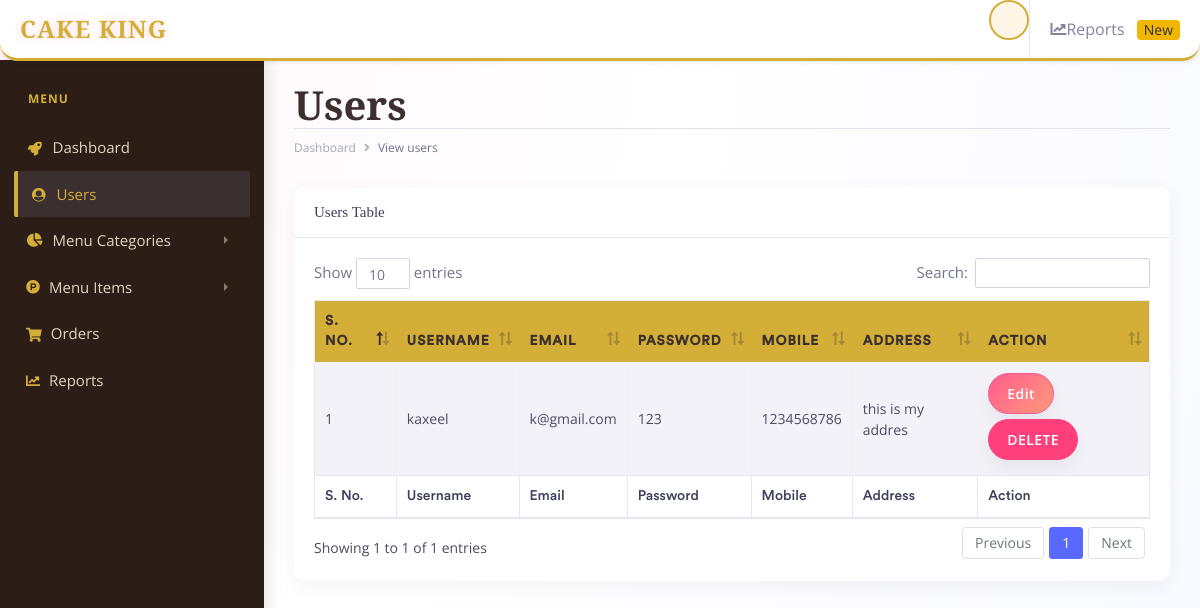
The page /onlinecakeshop/admin/view_users.php (signed in) on the database its author committed.
### tables this page shows
CREATE TABLE `cake_shop_users_registrations` (
  `users_id` int(11) NOT NULL,
  `users_username` varchar(100) NOT NULL,
  `users_email` varchar(150) NOT NULL,
  `users_password` varchar(100) NOT NULL,
  `users_mobile` varchar(50) NOT NULL,
  `users_address` varchar(200) NOT NULL
);

### onlinecakeshop/admin/view_users.php (the view, shortened to what this page needs)
<?php
if (isset($_SESSION['user_admin_id']) && $_SESSION['user_admin_id'] != null) {
?>
<!doctype html>
<html lang="en">
<head>
    <link rel="stylesheet" href="../css/bootstrap.min.css">
    <link href="../fonts/circular-std/style.css" rel="stylesheet">
    <link rel="stylesheet" href="../css/style.css">
    <link rel="stylesheet" href="../fonts/fontawesome/css/fontawesome-all.css">
    <link rel="stylesheet" href="../css/dataTables.bootstrap4.css">
    <link rel="stylesheet" href="css/admin-custom.css?v=1775031340">
    <link href="https://unpkg.com/aos@2.3.1/dist/aos.css" rel="stylesheet">
</head>
<body>
    <div class="dashboard-main-wrapper">
       <div class="dashboard-header">
            <nav class="navbar navbar-expand-lg bg-white fixed-top shadow-sm navbar-elevated">
                <a class="navbar-brand" href="#">CAKE KING</a>
                <div class="collapse navbar-collapse" id="navbarSupportedContent">
                    <ul class="navbar-nav ml-auto navbar-right-top">
                        <li class="nav-item dropdown nav-user">
                            <a class="nav-link nav-user-img p-0" href="#" id="navbarDropdownMenuLink2" data-toggle="dropdown" aria-haspopup="true" aria-expanded="false"><div class="user-avatar-md rounded-circle d-flex align-items-center justify-content-center" style="width: 40px; height: 40px; background-color: #fdf5e6; color: #d4af37; border: 2px solid #d4af37; font-size: 1.2rem;"><i class="fas fa-user-shield"></i></div></a>
                        </li>
                    <li class="nav-item">
                                <a class="nav-link" href="reports.php"><i class="fas fa-chart-line"></i>Reports <span class="badge badge-warning ml-2">New</span></a>
                            </li>
                        </ul>
                    </div>
            </nav>
        </div>
      <div class="nav-left-sidebar sidebar-dark">
            <div class="menu-list">
                <nav class="navbar navbar-expand-lg navbar-light">
                    <div class="collapse navbar-collapse" id="navbarNav">
                        <ul class="navbar-nav flex-column">
                            <li class="nav-divider">
                                Menu
                            </li>
                            <li class="nav-item ">
                                <a class="nav-link" href="dashboard.php"><i class="fa fa-fw fa-rocket"></i>Dashboard</a>
                            </li>
                            <li class="nav-item">
                                <a class="nav-link active" href="view_users.php"><i class="fa fa-fw fa-user-circle"></i>Users</a>
                            </li>
                            <li class="nav-item">
                                <a class="nav-link" href="#" data-toggle="collapse" aria-expanded="false" data-target="#submenu-3" aria-controls="submenu-3"><i class="fas fa-fw fa-chart-pie"></i>Menu Categories</a>
                            </li>
                            <li class="nav-item ">
                                <a class="nav-link" href="#" data-toggle="collapse" aria-expanded="false" data-target="#submenu-4" aria-controls="submenu-4"><i class="fab fa-product-hunt"></i>Menu Items</a>
                            </li>
                            <li class="nav-item">
                                <a class="nav-link" href="view_orders.php"><i class="fas fa-shopping-cart
"></i>Orders</a>
                            </li>
                        <li class="nav-item">
                                <a class="nav-link" href="reports.php"><i class="fas fa-chart-line"></i>Reports <span class="badge badge-warning ml-2">New</span></a>
                            </li>
                        </ul>
                    </div>
                </nav>
            </div>
        </div>
        <div class="dashboard-wrapper">
            <div class="container-fluid dashboard-content">
                <div class="row">
                    <div class="col-xl-12 col-lg-12 col-md-12 col-sm-12 col-12">
                        <div class="page-header">
                            <h2 class="pageheader-title">Users</h2>
                            <div class="page-breadcrumb">
                                <nav aria-label="breadcrumb">
                                    <ol class="breadcrumb">
                                        <li class="breadcrumb-item"><a href="dashboard.php" class="breadcrumb-link">Dashboard</a></li>
                                        <li class="breadcrumb-item active" aria-current="page">View users</li>
                                    </ol>
                                </nav>
                            </div>
                        </div>
                    </div>
                </div>
                <div class="row">
                    <div class="col-xl-12 col-lg-12 col-md-12 col-sm-12 col-12">
                        <div class="card table-premium">
                            <h5 class="card-header">Users Table</h5>
                            <div class="card-body">
                                <div class="table-responsive">
                                    <table class="table table-striped table-bordered first">
                                        <thead>
                                            <tr>
                                                <th>S. No.</th>
                                                <th>Username</th>
                                                <th>Email</th>
                                                <th>Password</th>
                                                <th>Mobile</th>
                                                <th>Address</th>
                                                <th>Action</th>
                                            </tr>
                                        </thead>
                                        <tbody>
                                            <?php
                                            require_once('../config.php');
                                            $select = "SELECT * FROM cake_shop_users_registrations";
                                            $query = mysqli_query($conn, $select);
                                            $i = 1;
                                            while ($res = mysqli_fetch_assoc($query)) {
                                            ?>
                                            <tr>
                                                <td><?php echo $i++;?></td>
                                                <td><?php echo $res['users_username'];?></td>
                                                <td><?php echo $res['users_email'];?></td>
                                                <td><?php echo $res['users_password'];?></td>
                                                <td><?php echo $res['users_mobile'];?></td>
                                                <td><?php echo $res['users_address'];?></td>
                                                <td>
                                                    <button data-toggle="modal" data-target="#exampleModal" class="btn btn-space btn-primary" onclick="edit_users(<?php echo $res['users_id'];?>)">Edit</button>
                                                    <button onclick="delete_users(<?php echo $res['users_id'];?>)" class="btn btn-space btn-secondary">DELETE</button>
                                                </td>
                                            </tr>
                                            <?php } ?>
                                        </tbody>
                                        <tfoot>
                                            <tr>
                                                <th>S. No.</th>
                                                <th>Username</th>
                                                <th>Email</th>
                                                <th>Password</th>
                                                <th>Mobile</th>
                                                <th>Address</th>
                                                <th>Action</th>
                                            </tr>
                                        </tfoot>
                                    </table>
                                </div>
                            </div>
                        </div>
                    </div>
                </div>
            </div>
        </div>
    </div>
</body>
</html>
<?php
}
else {
    header("Location: index.php");
}
?>

### onlinecakeshop/admin/css/admin-custom.css (style rules this page uses)
body { background-color: #f8f6f0; font-family: 'Open Sans', sans-serif; }
h1, h2, h3, h4, h5, h6, .navbar-brand { font-family: 'Playfair Display', serif; }
.sidebar-dark { background-color: #2c1e16 !important; box-shadow: 4px 0 15px rgba(0,0,0,0.1); }
.sidebar-dark .nav-divider { color: #d4af37 !important; font-weight: 700; letter-spacing: 1px; }
.sidebar-dark .navbar-nav .nav-link { color: #e0d5c1 !important; font-size: 15px; transition: all 0.3s; }
.sidebar-dark .navbar-nav .nav-link:hover, .sidebar-dark .navbar-nav .nav-link.active, .sidebar-dark .navbar-nav .nav-link:focus { background-color: #3b2f2f !important; color: #d4af37 !important; border-left: 4px solid #d4af37; }
.sidebar-dark .navbar-nav .nav-link i { color: #d4af37 !important; }
.dashboard-header .navbar { background-color: #ffffff !important; border-bottom: 3px solid #d4af37; box-shadow: 0 2px 10px rgba(0,0,0,0.05); }
.dashboard-header .navbar-brand { color: #d4af37 !important; font-weight: 700; font-size: 24px; letter-spacing: 1px; }
.pageheader-title { color: #3b2f2f !important; font-size: 2.5rem !important; font-weight: 700; }
.table-premium { background: #fff; border-radius: 12px; overflow: hidden; box-shadow: 0 5px 20px rgba(0,0,0,0.05); border: none; }
.table-premium thead th { background-color: #d4af37 !important; color: #3b2f2f !important; border: none; font-weight: 800; text-transform: uppercase; font-size: 0.85rem; letter-spacing: 1px; }
.table-premium tbody td { border-color: #f1f1f1; vertical-align: middle; }

### rows shown on the page
cake_shop_users_registrations: users_username "kaxeel", users_email "k@gmail.com", users_password "123", users_mobile "1234568786", users_address "this is my addres"
